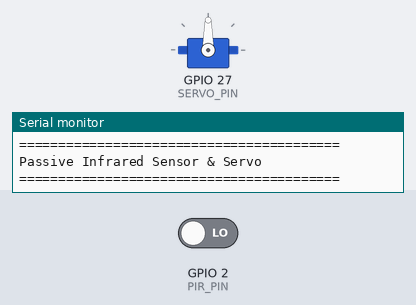
The sketch below on a simulated ESP32. On the bench: servo, the last lines printed to the serial monitor. The inputs (shaded band) are chosen by the test bench; at power-on: GPIO 2 (PIR_PIN) LOW. WiFi joins after 1.5 s; servers stay silent unless stated; uploads are accepted with an empty reply.

Above: at 2.7 s.
2.8 s: GPIO 2 (PIR_PIN) driven HIGH
At 3.8 s:
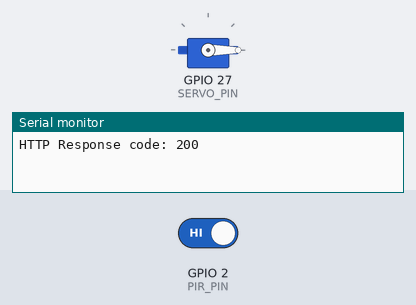
4.3 s: GPIO 2 (PIR_PIN) driven LOW
At 4.9 s:
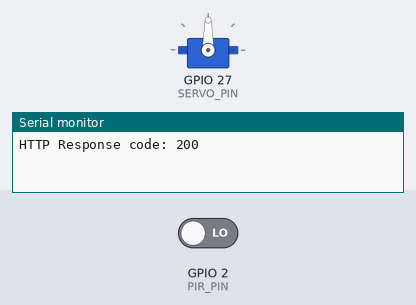
Timing chart, 0 to 7.3 s (numbered marks = the images above; inputs shaded):
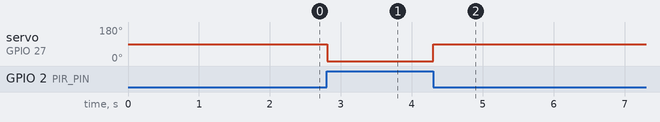

Measured:
- after the input at 2.8 s, servo on GPIO 27 (SERVO_PIN): 90° → 0° at once
- after the input at 4.3 s, servo on GPIO 27 (SERVO_PIN): 0° → 90° at once

The sketch:

sketch.ino
```cpp
#include <WiFi.h>
#include "WiFiManager.h"
#include "RemoteLogger.h"
#include "AccessGuardDevice.h"

const char* WIFI_SSID = "Wokwi-GUEST";
const char* WIFI_PASSWORD = "";
const char* SERVER_ENDPOINT = "https://endpoint";

const int PIR_PIN = 2;
const int SERVO_PIN = 27;

WiFiManager wifiManager(WIFI_SSID, WIFI_PASSWORD);
RemoteLogger remoteLogger(SERVER_ENDPOINT);
AccessGuardDevice device(PIR_PIN, SERVO_PIN, &remoteLogger);

void setup() {
  wifiManager.connect();
  device.init();
}

void loop() {
  device.run();
}
```

AccessGuardDevice.cpp
```cpp
#include "AccessGuardDevice.h"
#include <Arduino.h>

/**
 * @file AccessGuardDevice.cpp
 * @brief Implements the main device logic for the AccessGuard project.
 * Includes a non-blocking delay to wait for sensor stabilization.
 */
AccessGuardDevice::AccessGuardDevice(int pirPin, int servoPin, ILogger* logger) :
    pirSensor(pirPin, this),
    servoMotor(servoPin, this),
    logger(logger) {}

void AccessGuardDevice::init() {
    Serial.begin(115200);
    servoMotor.attach();
    Serial.println("=========================================");
    Serial.println("Passive Infrared Sensor & Servo");
    Serial.println("=========================================");
}

void AccessGuardDevice::run() {
    pirSensor.checkMotion();
}


void AccessGuardDevice::on(Event event) {
    if (event == PirSensor::MOTION_DETECTED_EVENT) {
        Serial.println("Event: Motion Detected. Sending CLOSE_COMMAND to servo.");
        servoMotor.handle(ServoMotor::CLOSE_COMMAND);
    } else if (event == PirSensor::MOTION_STOPPED_EVENT) {
        Serial.println("Event: Motion Stopped. Sending OPEN_COMMAND to servo.");
        servoMotor.handle(ServoMotor::OPEN_COMMAND);
    }
}

void AccessGuardDevice::handle(Command command) {
    const char* eventLogType = nullptr;
    if (command == ServoMotor::CLOSE_COMMAND) {
        eventLogType = "MOTION_DETECTED_CLOSE";
    } else if (command == ServoMotor::OPEN_COMMAND) {
        eventLogType = "MOTION_STOPPED_OPEN";
    }

    if (eventLogType && logger) {
        logger->logEvent(eventLogType, servoMotor.getCurrentAngle());
    }
}
```

AccessGuardDevice.h
```cpp
#ifndef ACCESS_GUARD_DEVICE_H
#define ACCESS_GUARD_DEVICE_H

#include "Device.h"
#include "PirSensor.h"
#include "ServoMotor.h"
#include <WiFi.h>
#include <HTTPClient.h>
#include "ILogger.h"

/**
 * @file AccessGuardDevice.h
 * @brief Declares the main device class for the AccessGuard project.
 * Adds logic to handle the PIR sensor's stabilization period.
 */
class AccessGuardDevice : public Device {
private:
    PirSensor pirSensor;
    ServoMotor servoMotor;
    ILogger* logger;

public:
    AccessGuardDevice(int pirPin, int servoPin, ILogger* logger);
    void init();
    void run();

     /**
     * @brief Handles events from components (e.g., sensor updates).
     * @param event The event that occurred.
     */
    void on(Event event) override;

    /**
     * @brief Handles commands (required by the Device interface).
     * @param command The command to handle.
     */
    void handle(Command command) override;
};

#endif
```

Actuator.cpp
```cpp
#include "Actuator.h"

Actuator::Actuator(int pin, CommandHandler* commandHandler)
    : pin(pin), handler(commandHandler) {}

void Actuator::handle(Command command) {
    if (handler != nullptr) {
        handler->handle(command);
    }
}

void Actuator::setHandler(CommandHandler* commandHandler) {
    handler = commandHandler;
}
```

Actuator.h
```cpp
#ifndef ACTUATOR_H
#define ACTUATOR_H

#include "CommandHandler.h"

/**
 * @file Actuator.h
 * @brief Declares the Actuator base class.
 */
class Actuator : public CommandHandler {
protected:
    int pin;
    CommandHandler* handler;

public:
    Actuator(int pin, CommandHandler* commandHandler = nullptr);
    virtual void handle(Command command);
    void setHandler(CommandHandler* commandHandler);
};

#endif
```

CommandHandler.h
```cpp
#ifndef COMMAND_HANDLER_H
#define COMMAND_HANDLER_H

/**
 * @file CommandHandler.h
 * @brief Defines the Command structure and CommandHandler interface.
 */
struct Command {
    int id;
    explicit Command(int commandId) : id(commandId) {}
    bool operator==(const Command& other) const { return id == other.id; }
};

class CommandHandler {
public:
    virtual void handle(Command command) = 0;
    virtual ~CommandHandler() = default;
};

#endif
```

Device.h
```cpp
#ifndef DEVICE_H
#define DEVICE_H

#include "EventHandler.h"
#include "CommandHandler.h"

/**
 * @file Device.h
 * @brief Declares the Device interface.
 */
class Device : public EventHandler, public CommandHandler {
public:
    virtual void on(Event event) override = 0;
    virtual void handle(Command command) override = 0;
    virtual ~Device() = default;
};

#endif
```

EventHandler.h
```cpp
#ifndef EVENT_HANDLER_H
#define EVENT_HANDLER_H

/**
 * @file EventHandler.h
 * @brief Defines the Event structure and EventHandler interface.
 */
struct Event {
    int id;
    explicit Event(int eventId) : id(eventId) {}
    bool operator==(const Event& other) const { return id == other.id; }
};

class EventHandler {
public:
    virtual void on(Event event) = 0;
    virtual ~EventHandler() = default;
};

#endif
```

ILogger.h
```cpp
#ifndef I_LOGGER_H
#define I_LOGGER_H

/**
 * @file ILogger.h
 * @brief Defines the ILogger interface for event logging.
 *
 * This abstract class provides an interface for logging systems, allowing
 * different logging strategies (e.g., remote, serial) to be used
 * interchangeably, following the Dependency Inversion Principle.
 */
class ILogger {
public:
    virtual void logEvent(const char* eventType, int servoAngle) = 0;
    virtual ~ILogger() = default;
};

#endif
```

PirSensor.cpp
```cpp
#include "PirSensor.h"
#include <Arduino.h>

/**
 * @file PirSensor.cpp
 * @brief Implements the simplified PirSensor class.
 */
const Event PirSensor::MOTION_DETECTED_EVENT = Event(MOTION_DETECTED_EVENT_ID);
const Event PirSensor::MOTION_STOPPED_EVENT = Event(MOTION_STOPPED_EVENT_ID);

PirSensor::PirSensor(int pin, EventHandler* eventHandler)
    : Sensor(pin, eventHandler), lastState(LOW) {
    pinMode(pin, INPUT);
}

void PirSensor::checkMotion() {
    int currentState = digitalRead(pin);
    if (currentState != lastState) {
        if (currentState == HIGH) {
            on(MOTION_DETECTED_EVENT);
        } else {
            on(MOTION_STOPPED_EVENT);
        }
        lastState = currentState;
    }
}
```

PirSensor.h
```cpp
#ifndef PIR_SENSOR_H
#define PIR_SENSOR_H

#include "Sensor.h"

/**
 * @file PirSensor.h
 * @brief Declares the PirSensor class for the AccessGuard project.
 * Simplified to align with the ModestIoT framework.
 */
class PirSensor : public Sensor {
public:
  static const int MOTION_DETECTED_EVENT_ID = 10;
    static const int MOTION_STOPPED_EVENT_ID = 11;
    static const Event MOTION_DETECTED_EVENT;
    static const Event MOTION_STOPPED_EVENT;

    PirSensor(int pin, EventHandler* eventHandler = nullptr);
    void checkMotion();

private:
    int lastState;
};

#endif
```

RemoteLogger.cpp
```cpp
#include "RemoteLogger.h"
#include <Arduino.h>
#include <HTTPClient.h>
#include <ArduinoJson.h>
#include <WiFi.h>

RemoteLogger::RemoteLogger(const char* url) : endpointUrl(url) {}

void RemoteLogger::logEvent(const char* eventType, int servoAngle) {
    if (WiFi.status() != WL_CONNECTED) {
        Serial.println("Cannot send log, WiFi not connected.");
        return;
    }

    HTTPClient http;
    http.begin(endpointUrl);
    http.addHeader("Content-Type", "application/json");

    StaticJsonDocument<200> doc;
    doc["eventType"] = eventType;
    doc["servoAngle"] = servoAngle;
    doc["deviceId"] = "ESP32_Servo_Device_01";

    String jsonPayload;
    serializeJson(doc, jsonPayload);

    Serial.printf("Sending POST request to %s\n", endpointUrl);
    Serial.printf("Payload: %s\n", jsonPayload.c_str());

    int httpResponseCode = http.POST(jsonPayload);

    if (httpResponseCode > 0) {
        Serial.printf("HTTP Response code: %d\n", httpResponseCode);
        String response = http.getString();
        Serial.println(response);
    } else {
        Serial.printf("Error on sending POST: %s\n", http.errorToString(httpResponseCode).c_str());
    }

    http.end();
}
```

RemoteLogger.h
```cpp
#ifndef REMOTE_LOGGER_H
#define REMOTE_LOGGER_H

#include "ILogger.h"

/**
 * @file RemoteLogger.h
 * @brief Declares the RemoteLogger class.
 *
 * This class implements the ILogger interface to send log data in JSON
 * format to a remote REST endpoint via HTTP POST.
 */
class RemoteLogger : public ILogger {
private:
    const char* endpointUrl;

public:
    RemoteLogger(const char* url);
    void logEvent(const char* eventType, int servoAngle) override;
};

#endif
```

Sensor.cpp
```cpp
#include "Sensor.h"

Sensor::Sensor(int pin, EventHandler* eventHandler)
    : pin(pin), handler(eventHandler) {}

void Sensor::on(Event event) {
    if (handler != nullptr) {
        handler->on(event);
    }
}

void Sensor::setHandler(EventHandler* eventHandler) {
    handler = eventHandler;
}
```

Sensor.h
```cpp
#ifndef SENSOR_H
#define SENSOR_H

#include "EventHandler.h"

/**
 * @file Sensor.h
 * @brief Declares the Sensor base class.
 * This class now includes a getPin() method.
 */
class Sensor : public EventHandler {
protected:
    int pin;
    EventHandler* handler;

public:
    Sensor(int pin, EventHandler* eventHandler = nullptr);
    void on(Event event) override;
    void setHandler(EventHandler* eventHandler);
};

#endif
```

ServoMotor.cpp
```cpp
#include "ServoMotor.h"
#include <Arduino.h>

/**
 * @file ServoMotor.cpp
 * @brief Implements the ServoMotor class.
 */
const Command ServoMotor::OPEN_COMMAND = Command(OPEN_COMMAND_ID);
const Command ServoMotor::CLOSE_COMMAND = Command(CLOSE_COMMAND_ID);

ServoMotor::ServoMotor(int pin, CommandHandler* commandHandler)
    : Actuator(pin, commandHandler), currentAngle(OPEN_ANGLE) {}

void ServoMotor::attach() {
    servo.attach(pin);
    servo.write(currentAngle); // Start at initial position
}

void ServoMotor::handle(Command command) {
    if (command == OPEN_COMMAND) {
        currentAngle = OPEN_ANGLE;
        Serial.println("Command received: OPEN_COMMAND. Moving servo to 0 degrees.");
    } else if (command == CLOSE_COMMAND) {
        currentAngle = CLOSED_ANGLE;
        Serial.println("Command received: CLOSE_COMMAND. Moving servo to 90 degrees.");
    }
    servo.write(currentAngle);
    Actuator::handle(command);
}

int ServoMotor::getCurrentAngle() const {
    return currentAngle;
}
```

ServoMotor.h
```cpp
#ifndef SERVO_MOTOR_H
#define SERVO_MOTOR_H

#include "Actuator.h"
#include <ESP32Servo.h>

/**
 * @file ServoMotor.h
 * @brief Declares the ServoMotor class for the AccessGuard project.
 */
class ServoMotor : public Actuator {
public:
    static const int OPEN_COMMAND_ID = 10;
    static const int CLOSE_COMMAND_ID = 11;
    static const Command OPEN_COMMAND;
    static const Command CLOSE_COMMAND;

    ServoMotor(int pin, CommandHandler* commandHandler = nullptr);
    void attach();
    void handle(Command command) override;
    int getCurrentAngle() const;

private:
    Servo servo;
    int currentAngle;
    static const int OPEN_ANGLE = 90;
    static const int CLOSED_ANGLE = 0;
};
#endif
```

WiFiManager.cpp
```cpp
#include "WiFiManager.h"
#include <WiFi.h>
#include <Arduino.h>

WiFiManager::WiFiManager(const char* ssid, const char* password)
    : ssid(ssid), password(password) {}

bool WiFiManager::connect() {
    Serial.printf("Connecting to WiFi SSID: %s\n", ssid);
    WiFi.begin(ssid, password);
    int attempts = 0;
    while (WiFi.status() != WL_CONNECTED && attempts < 20) {
        delay(500);
        Serial.print(".");
        attempts++;
    }
    if (WiFi.status() == WL_CONNECTED) {
        Serial.println("\nWiFi connected!");
        Serial.print("IP address: ");
        Serial.println(WiFi.localIP());
        return true;
    }
    Serial.println("\nFailed to connect to WiFi.");
    return false;
}
```

WiFiManager.h
```cpp
#ifndef WIFI_MANAGER_H
#define WIFI_MANAGER_H

/**
 * @file WiFiManager.h
 * @brief Declares the WiFiManager class for handling WiFi connectivity.
 */
class WiFiManager {
private:
    const char* ssid;
    const char* password;

public:
    WiFiManager(const char* ssid, const char* password);
    bool connect();
};

#endif
```
